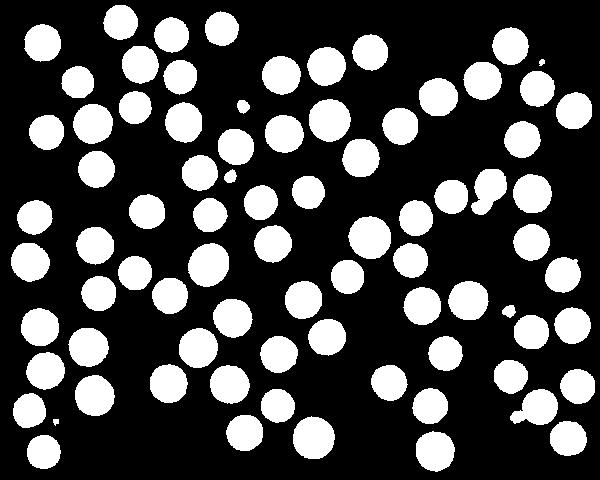
%> input picture matlab_project/matlabProject/latihan4/CitraTanpaObjekPinggiran.jpg, 600 x 480 px
$ octave tugasMandiri2.m   (GNU Octave 9; MATLAB toolbox functions it lacks are replaced by stand-ins)
%> lines starting %> are read from the running program, lines starting %| are printed output that depends on the picture; in (x1, y1, x2, y2) boxes, pixels count from 0 and x2, y2 are one past the last pixel; in counts of white or black regions, pixels touching at a corner belong together; the program's own positions count from 1
B = imread('CitraTanpaObjekPinggiran.jpg')
%> B is the input picture: size 480x600 uint8; min 0, max 255, mean 72.5
I = im2bw(B)
%> I: size 480x600 logical; 28.4% white; 81 white regions, largest, box (x1, y1, x2, y2) and area: (348, 216, 391, 259) 1434, (293, 416, 335, 459) 1414, (188, 243, 229, 287) 1409

[L,n] = bwlabel(I,4)
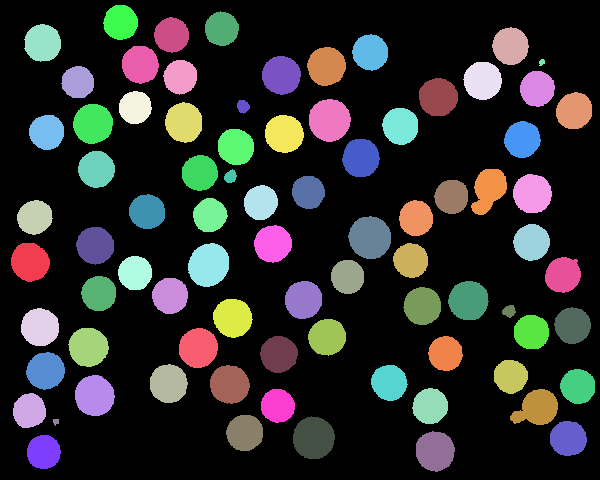
%> L: size 480x600 double; 82 distinct labels, from 0 to 81; one colour per label, 0 black
%> n = 81

%tampilan
Ekstraksi = regionprops('table',L,'Area','Perimeter','Centroid')
%> Ekstraksi = 81 regions; largest, Area, Centroid and Perimeter: 1434 [370.5 238.1] 132.4, 1414 [314.2 438.5] 131.6, 1409 [209.3 265.5] 132.1, 1408 [330.1 120.8] 131, 1282 [95.1 396.3] 124.7
allArea = [Ekstraksi.Area]
%> allArea = 81 values, max 1434 at index 52, min 32 at index 9, mean 1010.5
centroids = cat(1, Ekstraksi.Centroid)
%> centroids = 81 rows, first 12: [30.63 262.6; 29.91 411.3; 35.35 217.9; 40.57 327.8; 43.23 43.57; 46.2 371.4; 44.27 452.6; 47.33 132.8; 56.5 422.2; 78.44 82.78; 88.91 347.7; 93.56 124.3]

index = find([Ekstraksi.Area] ~= 0 & [Ekstraksi.Area] < 400)
%> index = [9; 35; 37; 69; 76]

Baru = zeros(size(L));
k = length(index);
%> k = 5
for i = 1:k
Baru(find(L==(index(i)))) = 1
end;
%> this loop made 5 passes
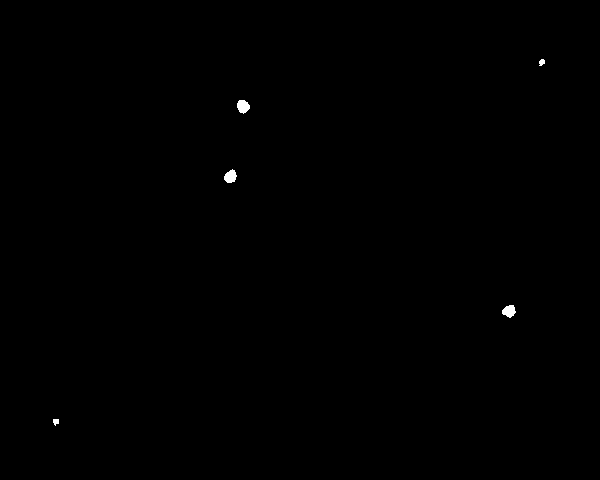
%> Baru: size 480x600 double; values 0 (black) and 1 (white), 0.16% white; 5 white regions, box (x1, y1, x2, y2) and area: (237, 100, 250, 114) 133, (224, 169, 237, 183) 127, (502, 305, 516, 318) 126, (539, 59, 545, 66) 32, (53, 419, 59, 426) 32


Z = zeros(size(I));
data = find(Ekstraksi.Area < 400)
%> data = [9; 35; 37; 69; 76]

Z(find((L == 9) | (L == 35) | (L == 37) | (L == 69) | (L == 76))) = 1

subplot(1,2,1), imshow(I), title('Labelled'), subplot(1,2,2), imshow(Baru), title('selected')
